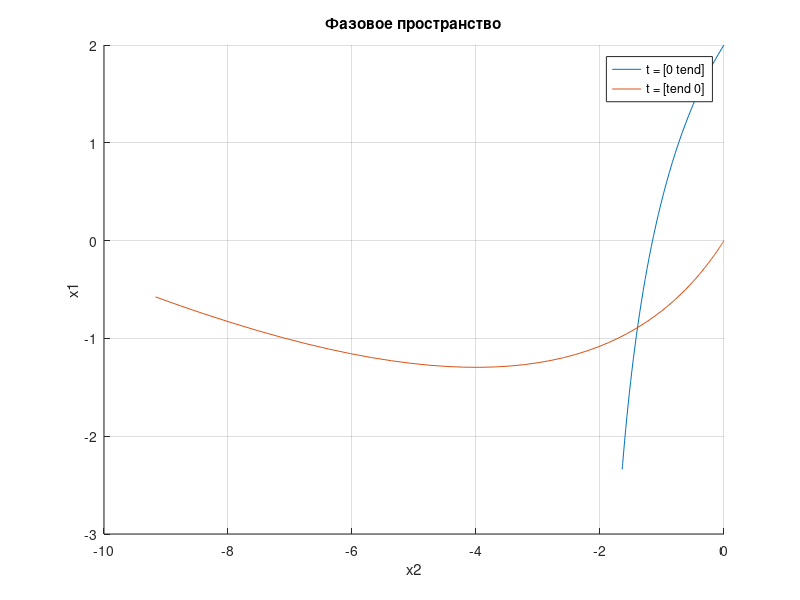

The MATLAB script that drew this image: (Note: this script raises an error after producing the figure.)
clear all;
sys1 = @(t,x) [0.5*x(2)-2; -x(2)-2];
sys2 = @(t,x) [0.5*x(2)+2; -x(2)+2];

tend = 10;
T1 = [0 1.72]; T2 = [1.72 0];
    
[t1, x1] = ode45(sys1, T1, [2 0]);
[t2, x2] = ode45(sys2, T2, [0 0]);

eps = 1e-3;
dist_matrix = zeros(length(t1), length(t2));
for i = 1:length(t1)
    for j = 1:length(t2)
        dist_matrix(i,j) = norm(x1(i,:) - x2(j,:));
    end
end
[min_dist, idx] = min(dist_matrix(:));
[i_min, j_min] = find(dist_matrix == min_dist);
t_match = t1(i_min(1));
fprintf('Момент переключения: t_1 = %.4f\n',t_match);

figure('color','white')
hold on; grid on;
title('Фазовое пространство')
plot(x1(:,2),x1(:,1));
plot(x2(:,2),x2(:,1));
xlabel('x2'), ylabel('x1');
legend('t = [0 tend]','t = [tend 0]')

global t1 u_max;
t1 = t_match; u_max = 2;
[t,x] = ode45(@odefun_lab5,[0 1.72],[2 0]);
u = 2 * (-(t < t_match) + (t >= t_match));
figure('color','white');
hold on; grid on;
plot(t,x(:,1), '-r');
plot(t,x(:,2), '-b');
plot(t,u, '-k');
xlim([0 2]);
